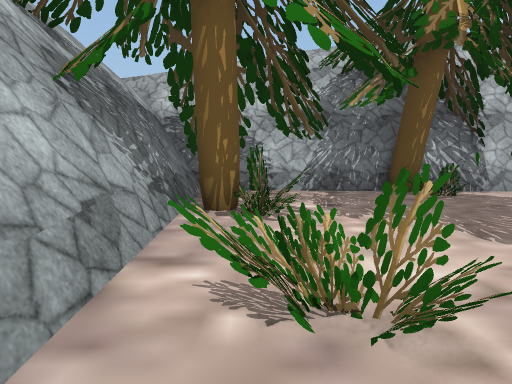
view 1 (above)

24 first-person views from a walk through a scene from a Unity 3-D project. The camera is 1.4 m above the floor, tilts 6° down and sees 85° across. The floor is counted in squares, 2 m on a side. Each view is taken from the middle of a square. On the plan, view 1 faces up. The plan holds only what a view shows up to about 9 squares ahead; the rest is blank. The place goes on beyond the plan. The player is left out. Some animated figures are left out. Some surface patterns are stand-ins.

view 2
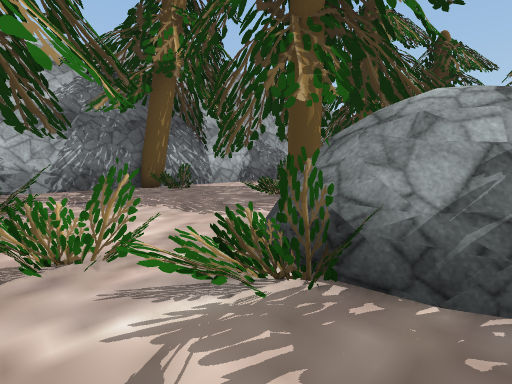

view 3
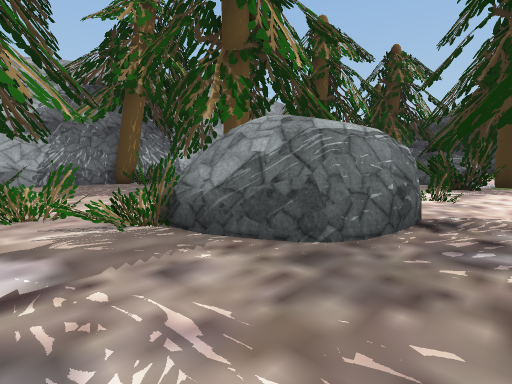

view 4
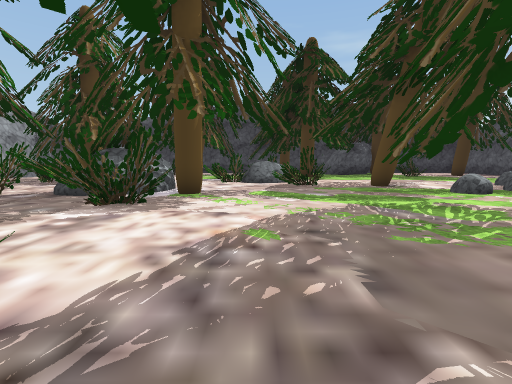

view 5
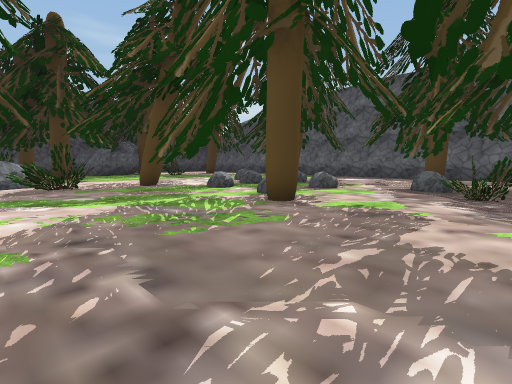

view 6
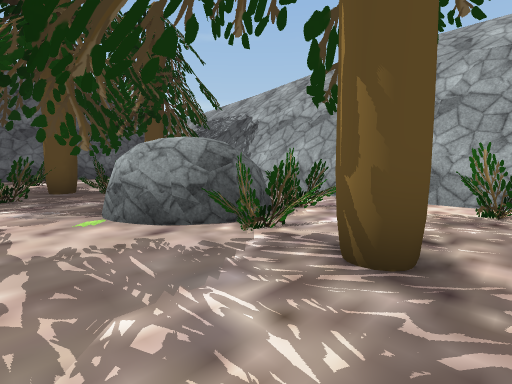

view 7
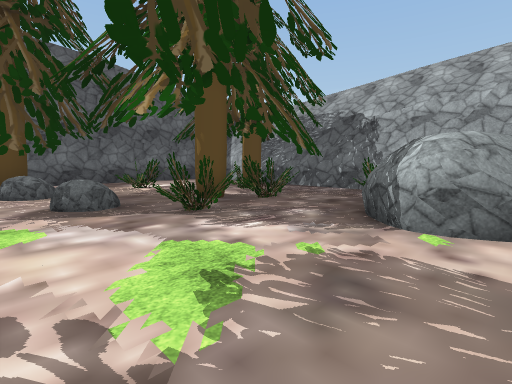

view 8
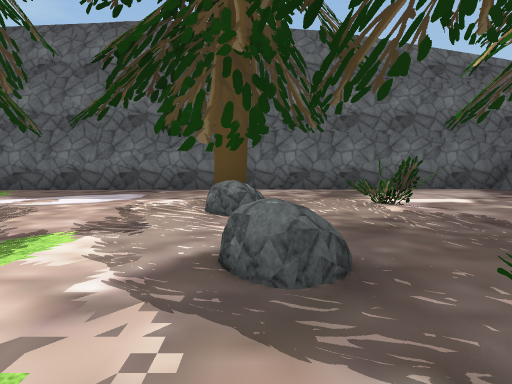

view 9
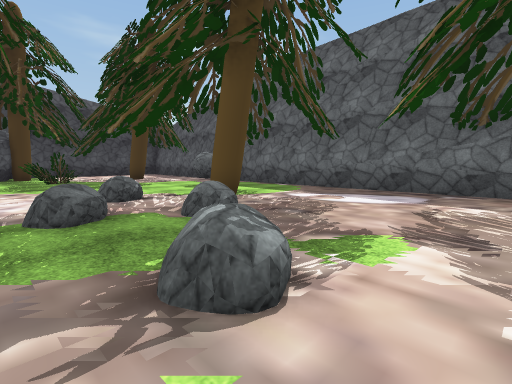

view 10
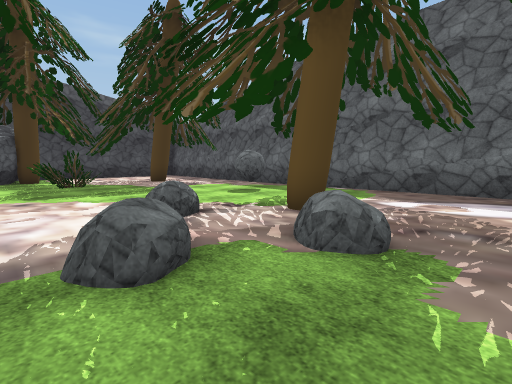

view 11
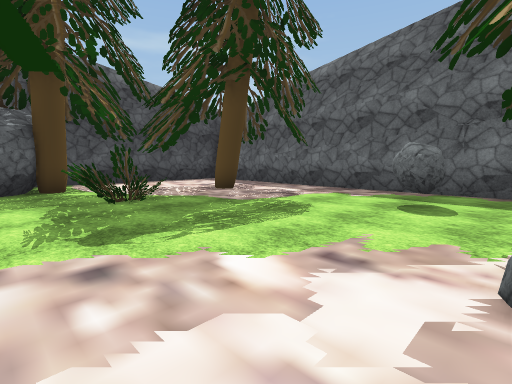

view 12
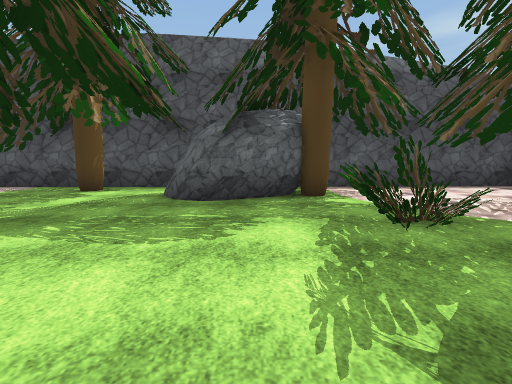

view 13
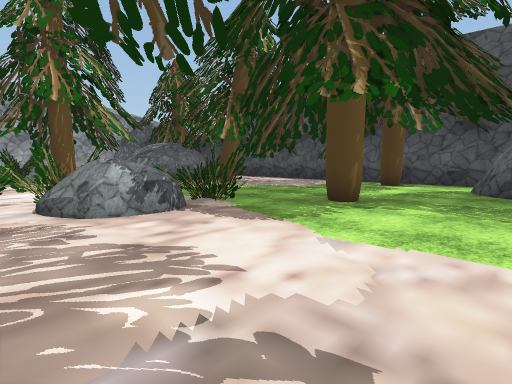

view 14
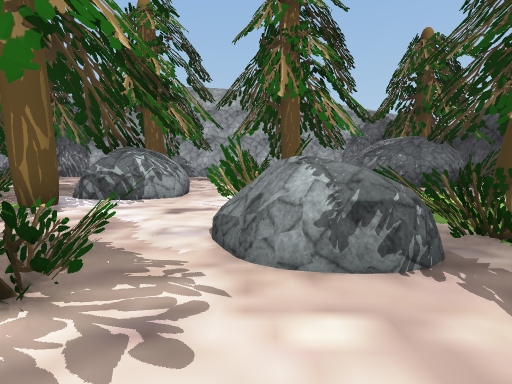

view 15
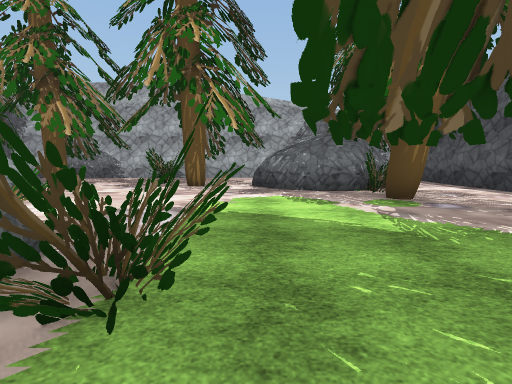

view 16
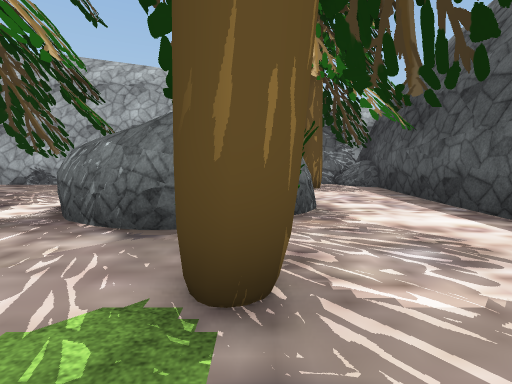

view 17
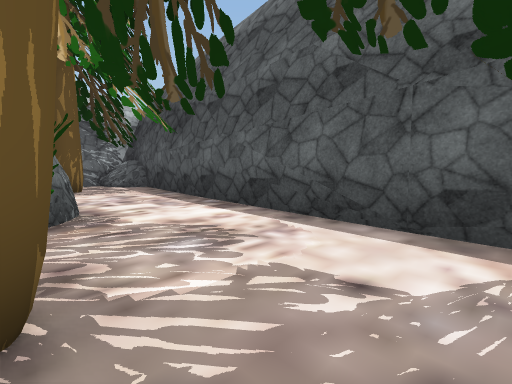

view 18
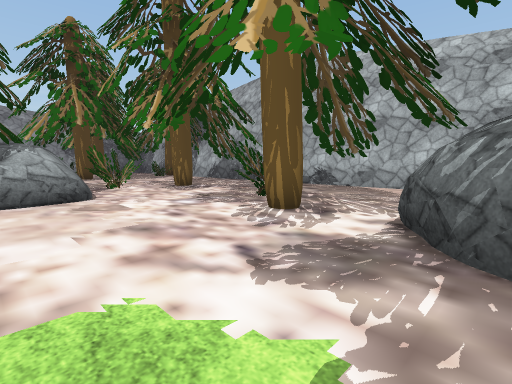

view 19
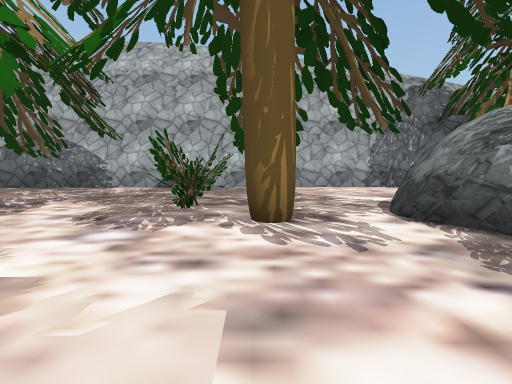

view 20
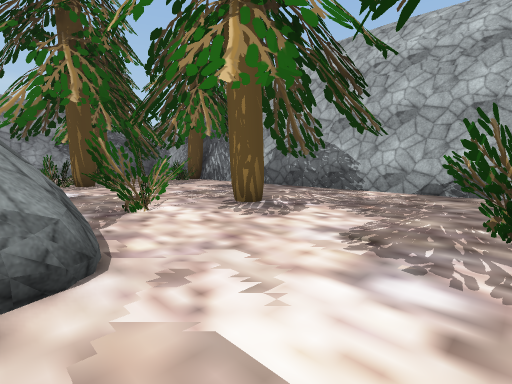

view 21
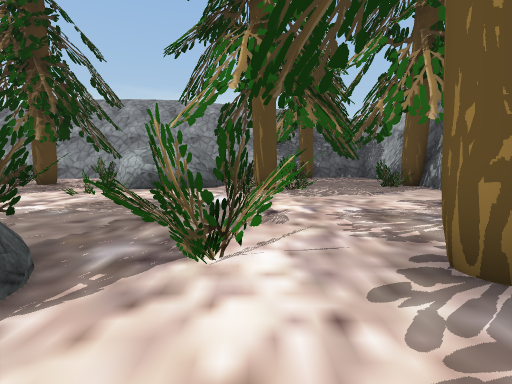

view 22
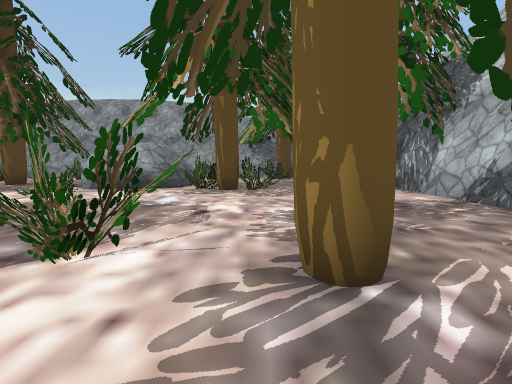

view 23
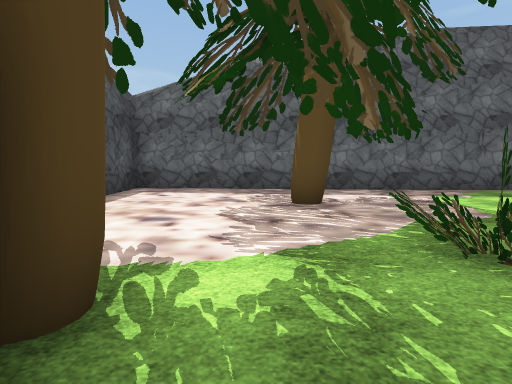

view 24
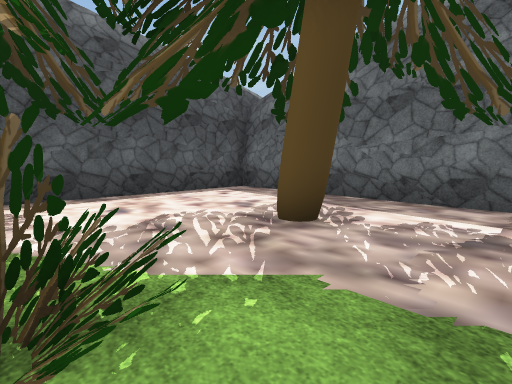

### Floor plan
Key: @ floor where view 1 was taken; # wall or solid block; . floor; / step, stairs or slope; B bush; R rock; O other object.
Columns run from 1 left of view 1 to 24 right of it. Each row starts with its distance up from view 1.
  8                         #
  7  ####################  .RR
  6 # ..BB..............  #..#
  5 # ...B..........#...   ..#
  4 #BB.. B....#...O...   ...#
  3 #B...BB........O#.#   ...#
  2 #BB..B/....O......####...#
  1 #BB###.....O........#O...#
  0  @B###.....RRR.......O..##
 -1  ..####..OORRR..........#
 -2  ...##.B.OO#...O........#
 -3  ..............O......  #
 -4 #BB............RROO#....#
 -5 #...#........OORROO.....#
 -6 # BBB...##...OO....#...##
 -7 #.BRB...................#
 -8 #..RR...#....#..........#
 -9 #.O......O..R.........#
-10 #....BB...............#
-11 #..BBBB..R..R......O..#
-12 #.BB...R...R..R....OO...##
-13    B...##................#
-14    .BB.R....#............#
-15   ...B.#.......R....#....#
-16  ........................#
-17 #........................#
-18 ##########################

Where each view was taken, in squares from view 1:
view 1: 0 up, 0 right, facing up
view 2: 1 down, 0 right, facing up-right
view 3: 3 down, 0 right, facing up-right
view 4: 4 down, 4 right, facing right
view 5: 4 down, 4 right, facing down-right
view 6: 4 down, 5 right, facing down-left
view 7: 7 down, 7 right, facing down-left
view 8: 10 down, 6 right, facing down
view 9: 10 down, 7 right, facing down-right
view 10: 10 down, 9 right, facing down-right
view 11: 10 down, 13 right, facing down-right
view 12: 10 down, 15 right, facing right
view 13: 9 down, 13 right, facing up-right
view 14: 7 down, 14 right, facing up
view 15: 6 down, 17 right, facing up
view 16: 2 down, 20 right, facing up
view 17: 2 down, 20 right, facing up-right
view 18: 1 down, 18 right, facing up-left
view 19: 1 down, 15 right, facing up
view 20: 0 up, 14 right, facing up-left
view 21: 2 up, 12 right, facing left
view 22: 3 up, 12 right, facing left
view 23: 10 down, 20 right, facing down
view 24: 12 down, 17 right, facing down-right
